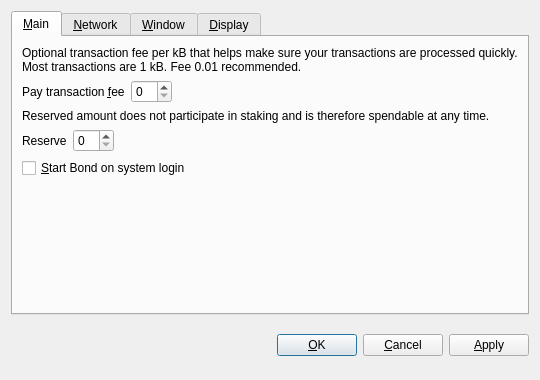
<?xml version="1.0" encoding="UTF-8"?>
<ui version="4.0">
 <class>OptionsDialog</class>
 <widget class="QDialog" name="OptionsDialog">
  <property name="geometry">
   <rect>
    <x>0</x>
    <y>0</y>
    <width>540</width>
    <height>380</height>
   </rect>
  </property>
  <property name="windowTitle">
   <string>Options</string>
  </property>
  <property name="modal">
   <bool>true</bool>
  </property>
  <layout class="QVBoxLayout" name="verticalLayout">
   <item>
    <widget class="QTabWidget" name="tabWidget">
     <property name="tabPosition">
      <enum>QTabWidget::North</enum>
     </property>
     <property name="currentIndex">
      <number>0</number>
     </property>
     <widget class="QWidget" name="tabMain">
      <attribute name="title">
       <string>&amp;Main</string>
      </attribute>
      <layout class="QVBoxLayout" name="verticalLayout_Main">
       <item>
        <widget class="QLabel" name="transactionFeeInfoLabel">
         <property name="text">
          <string>Optional transaction fee per kB that helps make sure your transactions are processed quickly. Most transactions are 1 kB. Fee 0.01 recommended.</string>
         </property>
         <property name="textFormat">
          <enum>Qt::PlainText</enum>
         </property>
         <property name="wordWrap">
          <bool>true</bool>
         </property>
        </widget>
       </item>
       <item>
        <layout class="QHBoxLayout" name="horizontalLayoutFee">
         <item>
          <widget class="QLabel" name="transactionFeeLabel">
           <property name="text">
            <string>Pay transaction &amp;fee</string>
           </property>
           <property name="textFormat">
            <enum>Qt::PlainText</enum>
           </property>
           <property name="buddy">
            <cstring>transactionFee</cstring>
           </property>
          </widget>
         </item>
         <item>
          <widget class="BitcoinAmountField" name="transactionFee"/>
         </item>
         <item>
          <spacer name="horizontalSpacerFee">
           <property name="orientation">
            <enum>Qt::Horizontal</enum>
           </property>
           <property name="sizeHint" stdset="0">
            <size>
             <width>40</width>
             <height>20</height>
            </size>
           </property>
          </spacer>
         </item>
        </layout>
       </item>
       <item>
        <widget class="QLabel" name="reserveBalanceInfoLabel">
         <property name="text">
          <string>Reserved amount does not participate in staking and is therefore spendable at any time.</string>
         </property>
         <property name="textFormat">
          <enum>Qt::PlainText</enum>
         </property>
         <property name="wordWrap">
          <bool>true</bool>
         </property>
        </widget>
       </item>
       <item>
        <layout class="QHBoxLayout" name="horizontalLayoutReserveBalance">
         <item>
          <widget class="QLabel" name="reserveBalanceLabel">
           <property name="text">
            <string>Reserve</string>
           </property>
           <property name="textFormat">
            <enum>Qt::PlainText</enum>
           </property>
           <property name="buddy">
            <cstring>reserveBalance</cstring>
           </property>
          </widget>
         </item>
         <item>
          <widget class="BitcoinAmountField" name="reserveBalance"/>
         </item>
         <item>
          <spacer name="horizontalSpacerReserveBalance">
           <property name="orientation">
            <enum>Qt::Horizontal</enum>
           </property>
           <property name="sizeHint" stdset="0">
            <size>
             <width>40</width>
             <height>20</height>
            </size>
           </property>
          </spacer>
         </item>
        </layout>
       </item>
       <item>
        <widget class="QCheckBox" name="bitcoinAtStartup">
         <property name="toolTip">
          <string>Automatically start Bond after logging in to the system.</string>
         </property>
         <property name="text">
          <string>&amp;Start Bond on system login</string>
         </property>
        </widget>
       </item>
       <item>
        <spacer name="verticalSpacer_Main">
         <property name="orientation">
          <enum>Qt::Vertical</enum>
         </property>
         <property name="sizeHint" stdset="0">
          <size>
           <width>20</width>
           <height>40</height>
          </size>
         </property>
        </spacer>
       </item>
      </layout>
     </widget>
     <widget class="QWidget" name="tabNetwork">
      <attribute name="title">
       <string>&amp;Network</string>
      </attribute>
      <layout class="QVBoxLayout" name="verticalLayout_Network">
       <item>
        <widget class="QCheckBox" name="mapPortUpnp">
         <property name="toolTip">
          <string>Automatically open the Bond client port on the router. This only works when your router supports UPnP and it is enabled.</string>
         </property>
         <property name="text">
          <string>Map port using &amp;UPnP</string>
         </property>
        </widget>
       </item>
       <item>
        <widget class="QCheckBox" name="connectSocks">
         <property name="toolTip">
          <string>Connect to the Bond network through a SOCKS5 proxy (e.g. when connecting through Tor).</string>
         </property>
         <property name="text">
          <string>&amp;Connect through SOCKS5 proxy:</string>
         </property>
        </widget>
       </item>
       <item>
        <layout class="QHBoxLayout" name="horizontalLayout_Network">
         <item>
          <widget class="QLabel" name="proxyIpLabel">
           <property name="text">
            <string>Proxy &amp;IP:</string>
           </property>
           <property name="textFormat">
            <enum>Qt::PlainText</enum>
           </property>
           <property name="buddy">
            <cstring>proxyIp</cstring>
           </property>
          </widget>
         </item>
         <item>
          <widget class="QValidatedLineEdit" name="proxyIp">
           <property name="maximumSize">
            <size>
             <width>140</width>
             <height>16777215</height>
            </size>
           </property>
           <property name="toolTip">
            <string>IP address of the proxy (e.g. 127.0.0.1)</string>
           </property>
          </widget>
         </item>
         <item>
          <widget class="QLabel" name="proxyPortLabel">
           <property name="text">
            <string>&amp;Port:</string>
           </property>
           <property name="textFormat">
            <enum>Qt::PlainText</enum>
           </property>
           <property name="buddy">
            <cstring>proxyPort</cstring>
           </property>
          </widget>
         </item>
         <item>
          <widget class="QLineEdit" name="proxyPort">
           <property name="maximumSize">
            <size>
             <width>55</width>
             <height>16777215</height>
            </size>
           </property>
           <property name="toolTip">
            <string>Port of the proxy (e.g. 9050)</string>
           </property>
          </widget>
         </item>
         <item>
          <spacer name="horizontalSpacer_Network">
           <property name="orientation">
            <enum>Qt::Horizontal</enum>
           </property>
           <property name="sizeHint" stdset="0">
            <size>
             <width>40</width>
             <height>20</height>
            </size>
           </property>
          </spacer>
         </item>
        </layout>
       </item>
       <item>
        <spacer name="verticalSpacer_Network">
         <property name="orientation">
          <enum>Qt::Vertical</enum>
         </property>
         <property name="sizeHint" stdset="0">
          <size>
           <width>20</width>
           <height>40</height>
          </size>
         </property>
        </spacer>
       </item>
      </layout>
     </widget>
     <widget class="QWidget" name="tabWindow">
      <attribute name="title">
       <string>&amp;Window</string>
      </attribute>
      <layout class="QVBoxLayout" name="verticalLayout_Window">
       <item>
        <widget class="QCheckBox" name="minimizeToTray">
         <property name="toolTip">
          <string>Show only a tray icon after minimizing the window.</string>
         </property>
         <property name="text">
          <string>&amp;Minimize to the tray instead of the taskbar</string>
         </property>
        </widget>
       </item>
       <item>
        <widget class="QCheckBox" name="minimizeOnClose">
         <property name="toolTip">
          <string>Minimize instead of exit the application when the window is closed. When this option is enabled, the application will be closed only after selecting Quit in the menu.</string>
         </property>
         <property name="text">
          <string>M&amp;inimize on close</string>
         </property>
        </widget>
       </item>
       <item>
        <spacer name="verticalSpacer_Window">
         <property name="orientation">
          <enum>Qt::Vertical</enum>
         </property>
         <property name="sizeHint" stdset="0">
          <size>
           <width>20</width>
           <height>40</height>
          </size>
         </property>
        </spacer>
       </item>
      </layout>
     </widget>
     <widget class="QWidget" name="tabDisplay">
      <attribute name="title">
       <string>&amp;Display</string>
      </attribute>
      <layout class="QVBoxLayout" name="verticalLayout_Display">
       <item>
        <layout class="QHBoxLayout" name="horizontalLayout_1_Display">
         <item>
          <widget class="QLabel" name="langLabel">
           <property name="text">
            <string>User Interface &amp;language:</string>
           </property>
           <property name="textFormat">
            <enum>Qt::PlainText</enum>
           </property>
           <property name="buddy">
            <cstring>lang</cstring>
           </property>
          </widget>
         </item>
         <item>
          <widget class="QValueComboBox" name="lang">
           <property name="toolTip">
            <string>The user interface language can be set here. This setting will take effect after restarting Bond.</string>
           </property>
          </widget>
         </item>
        </layout>
       </item>
       <item>
        <layout class="QHBoxLayout" name="horizontalLayout_2_Display">
         <item>
          <widget class="QLabel" name="unitLabel">
           <property name="text">
            <string>&amp;Unit to show amounts in:</string>
           </property>
           <property name="textFormat">
            <enum>Qt::PlainText</enum>
           </property>
           <property name="buddy">
            <cstring>unit</cstring>
           </property>
          </widget>
         </item>
         <item>
          <widget class="QValueComboBox" name="unit">
           <property name="toolTip">
            <string>Choose the default subdivision unit to show in the interface and when sending coins.</string>
           </property>
          </widget>
         </item>
        </layout>
       </item>
       <item>
        <widget class="QCheckBox" name="coinControlFeatures">
         <property name="toolTip">
          <string>Whether to show coin control features or not.</string>
         </property>
         <property name="text">
          <string>Display coin &amp;control features (experts only!)</string>
         </property>
        </widget>
       </item>
       <item>
        <widget class="QCheckBox" name="useBlackTheme">
         <property name="text">
          <string>Use black visual theme (requires restart)</string>
         </property>
        </widget>
       </item>
       <item>
        <spacer name="verticalSpacer_Display">
         <property name="orientation">
          <enum>Qt::Vertical</enum>
         </property>
         <property name="sizeHint" stdset="0">
          <size>
           <width>20</width>
           <height>40</height>
          </size>
         </property>
        </spacer>
       </item>
      </layout>
     </widget>
    </widget>
   </item>
   <item>
    <layout class="QHBoxLayout" name="horizontalLayout_Buttons">
     <item>
      <spacer name="horizontalSpacer_1">
       <property name="orientation">
        <enum>Qt::Horizontal</enum>
       </property>
       <property name="sizeHint" stdset="0">
        <size>
         <width>40</width>
         <height>48</height>
        </size>
       </property>
      </spacer>
     </item>
     <item>
      <widget class="QLabel" name="statusLabel">
       <property name="font">
        <font>
         <weight>75</weight>
         <bold>true</bold>
        </font>
       </property>
       <property name="text">
        <string/>
       </property>
       <property name="textFormat">
        <enum>Qt::PlainText</enum>
       </property>
       <property name="wordWrap">
        <bool>true</bool>
       </property>
      </widget>
     </item>
     <item>
      <spacer name="horizontalSpacer_2">
       <property name="orientation">
        <enum>Qt::Horizontal</enum>
       </property>
       <property name="sizeHint" stdset="0">
        <size>
         <width>40</width>
         <height>48</height>
        </size>
       </property>
      </spacer>
     </item>
     <item>
      <widget class="QPushButton" name="okButton">
       <property name="text">
        <string>&amp;OK</string>
       </property>
      </widget>
     </item>
     <item>
      <widget class="QPushButton" name="cancelButton">
       <property name="text">
        <string>&amp;Cancel</string>
       </property>
       <property name="autoDefault">
        <bool>false</bool>
       </property>
      </widget>
     </item>
     <item>
      <widget class="QPushButton" name="applyButton">
       <property name="text">
        <string>&amp;Apply</string>
       </property>
       <property name="autoDefault">
        <bool>false</bool>
       </property>
      </widget>
     </item>
    </layout>
   </item>
  </layout>
 </widget>
 <customwidgets>
  <customwidget>
   <class>BitcoinAmountField</class>
   <extends>QSpinBox</extends>
   <header>bitcoinamountfield.h</header>
  </customwidget>
  <customwidget>
   <class>QValueComboBox</class>
   <extends>QComboBox</extends>
   <header>qvaluecombobox.h</header>
  </customwidget>
  <customwidget>
   <class>QValidatedLineEdit</class>
   <extends>QLineEdit</extends>
   <header>qvalidatedlineedit.h</header>
  </customwidget>
 </customwidgets>
 <resources/>
 <connections/>
</ui>
